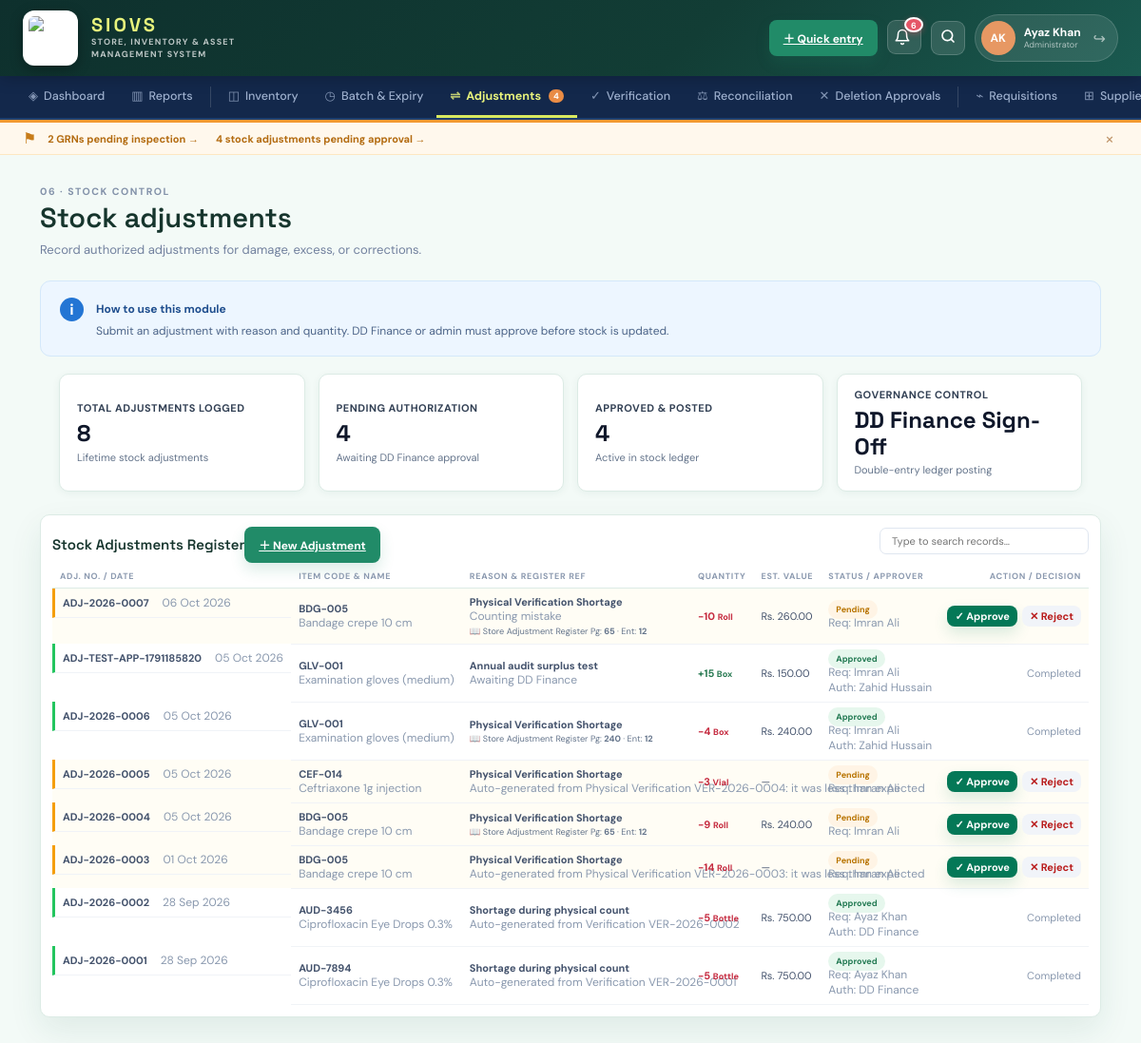
Screenshot of /page.php?view=adjustments (signed in) with the database file from the repository.
### tables this page shows
CREATE TABLE stock_adjustments (
    id                   INTEGER PRIMARY KEY AUTOINCREMENT,
    adj_number           TEXT NOT NULL UNIQUE,
    item_id              INTEGER NOT NULL REFERENCES items(id),
    reason               TEXT NOT NULL,
    quantity             INTEGER NOT NULL,
    value                REAL    DEFAULT 0,
    requesting_user_id   INTEGER REFERENCES users(id),
    authorizing_officer  TEXT,
    status               TEXT NOT NULL DEFAULT "Pending",
    notes                TEXT,
    created_at           TEXT NOT NULL DEFAULT CURRENT_TIMESTAMP
, manual_register_name TEXT, manual_register_page TEXT, manual_register_entry TEXT, verification_id INTEGER REFERENCES stock_verifications(id));

CREATE TABLE items (
    id            INTEGER PRIMARY KEY AUTOINCREMENT,
    code          TEXT    NOT NULL UNIQUE,
    name          TEXT    NOT NULL,
    category      TEXT    NOT NULL,
    unit          TEXT    NOT NULL,
    location      TEXT    NOT NULL,
    quantity      INTEGER NOT NULL DEFAULT 0,
    reorder_level INTEGER NOT NULL DEFAULT 0,
    batch_number  TEXT,
    expiry_date   TEXT,
    status        TEXT    NOT NULL DEFAULT "Available",
    created_at    TEXT    NOT NULL DEFAULT CURRENT_TIMESTAMP
, sub_category TEXT, min_level INTEGER NOT NULL DEFAULT 0, max_level INTEGER NOT NULL DEFAULT 0, average_consumption INTEGER NOT NULL DEFAULT 0, lead_time_days INTEGER NOT NULL DEFAULT 0, batch_required INTEGER NOT NULL DEFAULT 0, supplier_id INTEGER REFERENCES suppliers(id));

CREATE TABLE users (
    id            INTEGER PRIMARY KEY AUTOINCREMENT,
    name          TEXT NOT NULL,
    email         TEXT NOT NULL UNIQUE,
    role          TEXT NOT NULL DEFAULT "data_entry",
    department    TEXT NOT NULL DEFAULT "",
    status        TEXT NOT NULL DEFAULT "Active",
    password_hash TEXT,
    created_at    TEXT NOT NULL DEFAULT CURRENT_TIMESTAMP
);

### page.php (the view, shortened to what this page needs)
<?php
require_once __DIR__ . '/config/bootstrap.php';
$view = $_GET['view'] ?? 'reports';
[$title, $kicker, $description] = $titles[$view];
require __DIR__ . '/partials/header.php';
?>
<section class="system-page">
<div class="module-header">
    <div><p class="eyebrow"><?= e($kicker) ?></p><h1><?= e($title) ?></h1><p><?= e($description) ?></p></div>
</div>
<div class="instruction-banner">
    <span>i</span>
    <div><strong>How to use this module</strong>
    <p><?= e(match($view) {
        'suppliers'       => 'Add each supplier with their GST number and contact. Supplier records are linked to purchase orders and GRNs for full traceability.',
        'purchase_orders' => 'Create one PO per supplier delivery. Add item lines with quantities and rates. Stock is NOT updated until a GRN is created.',
        'grn'             => 'Select the matching PO, record challan details, enter received/accepted/rejected quantities, batch numbers and expiry dates. Stock increases on accepted quantity only.',
        'inventory'       => 'Use one unique item code per item. Stock changes automatically from GRNs, requisition issues, consumption, and adjustments.',
        'batches'         => 'All items with batch/expiry dates appear here. Review 30/60/90-day alerts and ensure FEFO allocation.',
        'adjustments'     => ((current_user()['role'] ?? '') === 'dd_finance')
            ? 'Financial Authorization Mode: Review pending adjustments requested by Store Officers. Approve to post double-entry ledger entries to stock, or Reject to disallow without altering inventory balances.'
            : 'Submit an adjustment with reason and quantity. DD Finance or admin must approve before stock is updated.',
        'verification'    => ((current_user()['role'] ?? '') === 'dd_finance')
            ? 'Audit & Discrepancy Review: Review physical verification counts conducted by the multi-member Board of Survey (Store Officer + Internal Auditor). Inspect variances and monitor auto-generated stock adjustments.'
            : 'Enter physical counts against system balances. Discrepancies require explanation and authorized adjustment.',
        'requisitions'    => 'Department creates requisition → Store Officer approves → Store Officer issues. Each step is tracked.',
        'opd_consumption' => 'Enter patient MR number, select items consumed during visit. Stock decreases immediately on save.',
        'ipd_consumption' => 'Record ward, bed, and admission date. Post all items consumed by the patient during admission.',
        'ot_consumption'  => 'Enter surgeon, procedure, and patient details. Record all IOLs, sutures, medicines, and consumables used.',
        'emergency'       => 'Rapid entry for emergency cases. Post now, add authorization reference later if needed.',
        'assets'          => 'Assign a unique asset tag, record department, custodian, warranty, and AMC. All transfers must be logged.',
        'departments'     => 'Maintain the list of departments that receive stock issues. Used in requisitions and consumption records.',
        'returns'         => 'Record unused material returned from departments. Returned stock is verified before re-entering available inventory.',
        'reconciliation'  => 'Compare physical register counts (GRN, Indent, OPD, OT, Return) with system transactions to audit and verify zero-variance synchronization.',
        'deletions'       => 'Exclusively authorized for DD Finance and Competent Authority. Approving a deletion automatically performs double-entry stock rollback in the ledger.',
        'users'           => 'Add users with their role. Role determines which modules they can access and what they can do.',
        'quick-entry'     => 'Use only for simple movements. For full workflows, use the dedicated module so all fields are captured.',
        default           => 'Select a report type, apply date/department filters, review exceptions, and print or export the result.',
    }) ?></p></div>
</div>
<?php if ($view === 'suppliers'): ?>
<div class="system-grid">
    <div class="panel">
        <div class="panel-heading"><h2>Supplier directory</h2><a class="button button-primary" href="#add-supplier">＋ Add supplier</a></div>
        <div class="table-wrap"><table>
            <thead><tr><th>Code</th><th>Supplier name</th><th>Contact</th><th>Phone</th><th>Email</th><th>GST No.</th><th>Status</th></tr></thead>
            <tbody>
            <?php foreach ($pdo->query('SELECT * FROM suppliers ORDER BY id DESC') as $s): ?>
            <tr>
                <td><b><?= e($s['code']) ?></b></td>
                <td><?= e($s['name']) ?></td>
                <td><?= e($s['contact_person']) ?></td>
                <td><?= e($s['phone']) ?></td>
                <td><?= e($s['email']) ?></td>
                <td><?= e($s['gst_number']) ?></td>
                <td><?= pill($s['status']) ?></td>
            </tr>
            <?php endforeach; ?>
            </tbody>
        </table></div>
    </div>
    <div class="form-card" id="add-supplier">
        <h2>Add supplier</h2>
        <form method="post"><input type="hidden" name="action" value="supplier">
        <div class="form-grid one">
            <label>Supplier code<input name="code" value="<?= e(next_number($pdo, 'SUP', 'suppliers', 'code')) ?>" required></label>
            <label>Supplier name<input name="name" placeholder="e.g. Allied Pharma" required></label>
            <label>Contact person<input name="contact_person" value="Sales Manager"></label>
            <label>Phone<input name="phone" value="0300-<?= sprintf('%07d', rand(1000000, 9999999)) ?>"></label>
            <label>Email<input name="email" type="email" value="supplier<?= rand(10, 99) ?>@siovs.edu.pk"></label>
            <label>Address<textarea name="address" rows="2">Industrial Area, Karachi / Hyderabad</textarea></label>
            <label>GST number<input name="gst_number" value="GST-3277<?= rand(100000, 999999) ?>"></label>
        </div>
        <button class="button button-primary" type="submit">Add supplier</button>
        </form>
    </div>
</div>
<?php elseif ($view === 'adjustments'): ?>
<?php
$adjRows = $pdo->query('
    SELECT a.*, i.name AS iname, i.code AS icode, i.unit, u.name AS uname
    FROM stock_adjustments a
    LEFT JOIN items i ON i.id = a.item_id
    LEFT JOIN users u ON u.id = a.requesting_user_id
    ORDER BY a.id DESC
')->fetchAll(PDO::FETCH_ASSOC);
$totalAdjs = count($adjRows);
$pendingAdjs = count(array_filter($adjRows, fn($a) => $a['status'] === 'Pending'));
$approvedAdjs = count(array_filter($adjRows, fn($a) => $a['status'] === 'Approved'));
$isAuthorizedForAdj = can('dd_finance') || can('competent_authority') || (current_user()['role'] ?? '') === 'admin';
?>
<div class="kpi-grid four" style="margin-bottom:1.5rem">
    <div class="kpi-card">
        <p class="kpi-label">Total Adjustments Logged</p>
        <p class="kpi-val"><?= $totalAdjs ?></p>
        <p class="kpi-sub">Lifetime stock adjustments</p>
    </div>
    <div class="kpi-card" style="border-left:4px solid #f59e0b">
        <p class="kpi-label">Pending Authorization</p>
        <p class="kpi-val" style="color:#b45309"><?= $pendingAdjs ?></p>
        <p class="kpi-sub">Awaiting DD Finance approval</p>
    </div>
    <div class="kpi-card" style="border-left:4px solid #10b981">
        <p class="kpi-label">Approved & Posted</p>
        <p class="kpi-val" style="color:#047857"><?= $approvedAdjs ?></p>
        <p class="kpi-sub">Active in stock ledger</p>
    </div>
    <div class="kpi-card">
        <p class="kpi-label">Governance Control</p>
        <p class="kpi-val" style="font-size:1.05rem;color:#166534">DD Finance Sign-Off</p>
        <p class="kpi-sub">Double-entry ledger posting</p>
    </div>
</div>
<div class="system-grid">
    <div class="panel">
        <div class="panel-heading">
            <h2>Stock Adjustments Register</h2>
            <?php if ((current_user()['role'] ?? '') !== 'dd_finance'): ?>
                <a class="button button-primary" href="#add-adj">＋ New Adjustment</a>
            <?php else: ?>
                <span class="badge" style="background:#0d9488;color:#fff;font-size:12px;padding:5px 12px;font-weight:600">⚖️ Financial Authorization Mode</span>
            <?php endif; ?>
        </div>
        <div class="table-wrap"><table>
            <thead>
                <tr>
                    <th>Adj. No. / Date</th>
                    <th>Item Code & Name</th>
                    <th style="max-width:240px">Reason &amp; Register Ref</th>
                    <th>Quantity</th>
                    <th>Est. Value</th>
                    <th>Status / Approver</th>
                    <th style="min-width:140px;text-align:right">Action / Decision</th>
                </tr>
            </thead>
            <tbody>
            <?php if (empty($adjRows)): ?>
            <tr><td colspan="7" class="muted" style="text-align:center;padding:2.5rem">No stock adjustments recorded.</td></tr>
            <?php else: foreach ($adjRows as $adj): ?>
            <tr style="<?= $adj['status'] === 'Pending' ? 'background:#fffdf5' : '' ?>">
                <td>
                    <b><?= e($adj['adj_number']) ?></b><br>
                    <small class="muted"><?= e(date('d M Y', strtotime($adj['created_at']))) ?></small>
                </td>
                <td>
                    <b><?= e($adj['icode']) ?></b><br>
                    <span class="muted"><?= e($adj['iname']) ?></span>
                </td>
                <td style="max-width:240px">
                    <b><?= e($adj['reason']) ?></b>
                    <?php if (!empty($adj['notes'])): ?>
                        <br><small class="muted"><?= e($adj['notes']) ?></small>
                    <?php endif; ?>
                    <?php if (!empty($adj['manual_register_page']) || !empty($adj['manual_register_entry'])): ?>
                        <br><small style="color:#64748b">📖 <?= e($adj['manual_register_name'] ?: 'Reg.') ?> Pg: <b><?= e($adj['manual_register_page'] ?: '—') ?></b> · Ent: <b><?= e($adj['manual_register_entry'] ?: '—') ?></b></small>
                    <?php endif; ?>
                </td>
                <td style="font-weight:700;font-size:1rem" class="<?= $adj['quantity'] < 0 ? 'text-danger' : 'text-success' ?>">
                    <?= $adj['quantity'] > 0 ? '+' : '' ?><?= e($adj['quantity']) ?> <small><?= e($adj['unit'] ?? '') ?></small>
                </td>
                <td>
                    <?= $adj['value'] > 0 ? 'Rs. ' . number_format((float)$adj['value'], 2) : '—' ?>
                </td>
                <td>
                    <?= pill($adj['status']) ?><br>
                    <small class="muted">
                        Req: <?= e($adj['uname'] ?? 'Staff') ?><br>
                        <?= !empty($adj['authorizing_officer']) ? 'Auth: ' . e($adj['authorizing_officer']) : '' ?>
                    </small>
                </td>
                <td style="text-align:right">
                <?php if ($adj['status'] === 'Pending' && $isAuthorizedForAdj): ?>
                    <div style="display:inline-flex;gap:5px;align-items:center;justify-content:flex-end;flex-wrap:wrap">
                        <form method="post" style="display:inline;margin:0">
                            <button class="button button-primary" type="submit" style="padding:4px 8px;font-size:11px;background:#047857;border-color:#065f46" onclick="return confirm('Authorize adjustment <?= e($adj['adj_number']) ?> and update stock ledger?')">✓ Approve</button>
                        </form>
                        <form method="post" style="display:inline;margin:0" onsubmit="var r = prompt('Reason for rejecting adjustment <?= e($adj['adj_number']) ?>:'); if(!r) return false; this.rejection_reason.value = r; return true;">
                            <button class="button button-light" type="submit" style="padding:4px 8px;font-size:11px;color:#b91c1c;border-color:#fecaca">✕ Reject</button>
                        </form>
                    </div>
                <?php elseif ($adj['status'] === 'Pending'): ?>
                    <span class="muted" style="font-size:11px">Awaiting DD Finance</span>
                <?php else: ?>
                    <span class="muted" style="font-size:11px">Completed</span>
                <?php endif; ?>
                </td>
            </tr>
            <?php endforeach; endif; ?>
            </tbody>
        </table></div>
    </div>
</div>
<?php endif; ?>
</section>
<?php require __DIR__ . '/partials/footer.php'; ?>

### config/bootstrap.php (shortened to what this page needs)
<?php
function e(string|int|float|null $v): string {
    return htmlspecialchars((string) $v, ENT_QUOTES, 'UTF-8');
}
function current_user(): array { return $_SESSION['siovs_user'] ?? []; }
function can(string $perm): bool {
    $role = $_SESSION['siovs_user']['role'] ?? 'guest';
    if ($role === 'admin') return true;
    static $map = [
        'store_officer'       => [
            'purchase_orders',
            'grn',
            'inventory',
            'requisitions',
            'batches',
            'returns',
            'verification',
            'adjustments',
            'reports',
            'departments',
            'suppliers',
            'assets',
            'reconciliation',
        ],
        'purchase_officer'    => ['purchase_orders','suppliers','inventory','reports'],
        'dept_incharge'       => ['requisitions','opd_consumption','ipd_consumption','ot_consumption','emergency','reports'],
        'data_entry'          => ['quick-entry','opd_consumption','ipd_consumption','emergency'],
        'dd_finance'          => ['adjustments','reports','verification','transactions','deletions','reconciliation','assets'],
        'internal_audit'      => ['reports','inventory','assets','grn','purchase_orders','adjustments','verification','batches','deletions','reconciliation'],
        'competent_authority' => ['reports','inventory','assets','adjustments','verification','deletions'],
    ];
    return in_array($perm, $map[$role] ?? [], true);
}
function pill(string $status): string {
    $cls = match(strtolower($status)) {
        'approved','posted','issued','inspected','available','active','in service','delivered' => 'available',
        'low stock','pending','draft','amc due soon','under repair','deletion requested','partially received' => 'attention',
        'critical','expired','cancelled','condemned','disposed','rejected' => 'danger',
        default => 'neutral',
    };
    return "<span class=\"pill {$cls}\">" . e($status) . "</span>";
}

### rows the page displays
stock_adjustments: adj_number "ADJ-2026-0007", created_at "06 Oct 2026", item.code "BDG-005", item.name "Bandage crepe 10 cm", reason "Physical Verification Shortage", notes "Counting mistake", manual_register_name "Store Adjustment Register", manual_register_page "65", manual_register_entry "12", quantity "-10", item.unit "Roll", value "260.00", status "Pending", requesting_user.name "Imran Ali"
stock_adjustments: adj_number "ADJ-TEST-APP-1791185820", created_at "05 Oct 2026", item.code "GLV-001", item.name "Examination gloves (medium)", reason "Annual audit surplus test", notes "Awaiting DD Finance", quantity "15", item.unit "Box", value "150.00", status "Approved", requesting_user.name "Imran Ali", authorizing_officer "Zahid Hussain", shows "Completed"
stock_adjustments: adj_number "ADJ-2026-0006", created_at "05 Oct 2026", item.code "GLV-001", item.name "Examination gloves (medium)", reason "Physical Verification Shortage", manual_register_name "Store Adjustment Register", manual_register_page "240", manual_register_entry "12", quantity "-4", item.unit "Box", value "240.00", status "Approved", requesting_user.name "Imran Ali", authorizing_officer "Zahid Hussain", shows "Completed"
stock_adjustments: adj_number "ADJ-2026-0005", created_at "05 Oct 2026", item.code "CEF-014", item.name "Ceftriaxone 1g injection", reason "Physical Verification Shortage", notes "Auto-generated from Physical Verification VER-2026-0004: it was less than expected", quantity "-3", item.unit "Vial", status "Pending", requesting_user.name "Imran Ali"
stock_adjustments: adj_number "ADJ-2026-0004", created_at "05 Oct 2026", item.code "BDG-005", item.name "Bandage crepe 10 cm", reason "Physical Verification Shortage", manual_register_name "Store Adjustment Register", manual_register_page "65", manual_register_entry "12", quantity "-9", item.unit "Roll", value "240.00", status "Pending", requesting_user.name "Imran Ali"
stock_adjustments: adj_number "ADJ-2026-0003", created_at "01 Oct 2026", item.code "BDG-005", item.name "Bandage crepe 10 cm", reason "Physical Verification Shortage", notes "Auto-generated from Physical Verification VER-2026-0003: it was less than expected", quantity "-14", item.unit "Roll", status "Pending", requesting_user.name "Imran Ali"
stock_adjustments: adj_number "ADJ-2026-0002", created_at "28 Sep 2026", item.code "AUD-3456", item.name "Ciprofloxacin Eye Drops 0.3%", reason "Shortage during physical count", notes "Auto-generated from Verification VER-2026-0002", quantity "-5", item.unit "Bottle", value "750.00", status "Approved", requesting_user.name "Ayaz Khan", authorizing_officer "DD Finance", shows "Completed"
stock_adjustments: adj_number "ADJ-2026-0001", created_at "28 Sep 2026", item.code "AUD-7894", item.name "Ciprofloxacin Eye Drops 0.3%", reason "Shortage during physical count", notes "Auto-generated from Verification VER-2026-0001", quantity "-5", item.unit "Bottle", value "750.00", status "Approved", requesting_user.name "Ayaz Khan", authorizing_officer "DD Finance", shows "Completed"

### other values shown
$alertCount "6"
$initials "AK"
$u['name'] "Ayaz Khan"
role_label($u['role'] ?? '') "Administrator"
$pendingAdj "4"
$pa['label'] "2 GRNs pending inspection"
$pa['label'] "4 stock adjustments pending approval"
$kicker "06 · STOCK CONTROL"
$title "Stock adjustments"
$description "Record authorized adjustments for damage, excess, or corrections."
$totalAdjs "8"
$pendingAdjs "4"
$approvedAdjs "4"
